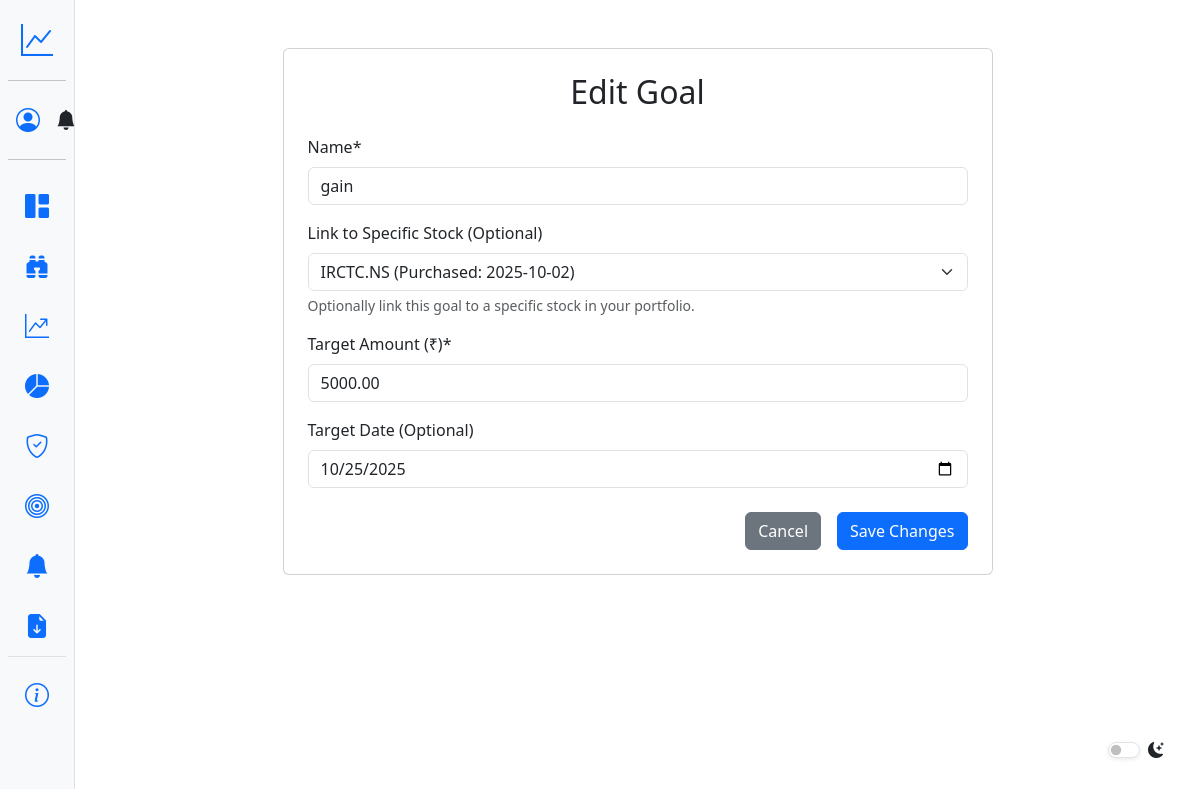
/portfolio/goals/edit/5/ (signed in), run on the app's committed database.
### portfolio/models.py (models this page shows, shortened)
class Goal(models.Model):
    user = models.ForeignKey(User, on_delete=models.CASCADE)
    name = models.CharField(max_length=100)
    linked_stock = models.ForeignKey(
        Stock,
        on_delete=models.SET_NULL, # Keep goal even if stock is deleted
        null=True,
        blank=True,
        help_text="Optionally link this goal to a specific stock in your portfolio."
    )
    target_amount = models.DecimalField(max_digits=12, decimal_places=2)
    target_date = models.DateField(null=True, blank=True)

### portfolio/views.py (the view)
# urls.py: path('goals/edit/<int:pk>/', views.edit_goal, name='edit_goal'),
@login_required
def edit_goal(request, pk):
    goal = get_object_or_404(Goal, pk=pk, user=request.user)
    if request.method == 'POST':
        form = GoalForm(request.POST, instance=goal, user=request.user)
        if form.is_valid(): form.save(); messages.success(request, f"Goal '{goal.name}' updated."); return redirect('goal_tracker')
    else: form = GoalForm(instance=goal, user=request.user)
    return render(request, 'portfolio/edit_goal.html', {'form': form, 'goal': goal})

### portfolio/forms.py
class GoalForm(forms.ModelForm):
    class Meta:
        model = Goal
        fields = ['name', 'linked_stock', 'target_amount', 'target_date']
        widgets = {
            'target_date': forms.DateInput(attrs={'type': 'date'}),
            'name': forms.TextInput(attrs={'placeholder': 'e.g., Buy a Car, Retirement Fund'}),
            'target_amount': forms.NumberInput(attrs={'placeholder': 'e.g., 500000'}),
        }
        labels = {
            'linked_stock': 'Link to Specific Stock (Optional)',
            'target_amount': 'Target Amount (₹)',
            'target_date': 'Target Date (Optional)',
        }
    def __init__(self, *args, **kwargs):
        user = kwargs.pop('user', None)
        super(GoalForm, self).__init__(*args, **kwargs)
        if user:
            self.fields['linked_stock'].queryset = Stock.objects.filter(user=user).order_by('ticker', 'purchase_date')
        self.fields['linked_stock'].required = False
        self.fields['linked_stock'].empty_label = "--- No specific stock ---"

### portfolio/context_processors.py (called while the page is built)
def unread_notifications(request):
    count = 0
    if request.user.is_authenticated:
        try:
            count = Notification.objects.filter(user=request.user, is_read=False).count()
        except Exception as e:
            print(f"Error fetching notification count for user {request.user.id}: {e}")
            count = 0
    return {'unread_notification_count': count}

### portfolio/models.py (called while the page is built)
    def __str__(self):
        return f"{self.ticker} (Purchased: {self.purchase_date})"

### portfolio/templates/portfolio/edit_goal.html (shortened to what this page needs)
{% extends 'portfolio/base.html' %}
{% load crispy_forms_tags %}
{% block content %}
<div class="container">
    <div class="row justify-content-center">
        <div class="col-md-8">
            <div class="card p-4 mt-4">
                <h2 class="card-title text-center mb-4">Edit Goal</h2>
                <form method="post" novalidate>
                    {{ form|crispy }}
                    <div class="d-grid gap-2 d-md-flex justify-content-md-end mt-4">
                        <a href="{% url 'goal_tracker' %}" class="btn btn-secondary me-md-2">Cancel</a>
                        <button type="submit" class="btn btn-primary">Save Changes</button>
                    </div>
                </form>
            </div>
        </div>
    </div>
</div>
{% endblock %}

### portfolio/templates/portfolio/base.html (style rules this page uses)
body { overflow-x: hidden; }

### data on the page
Goal: name "gain", linked_stock "IRCTC.NS (Purchased: 2025-10-02)", target_amount "5000.00", target_date "10/25/2025"
